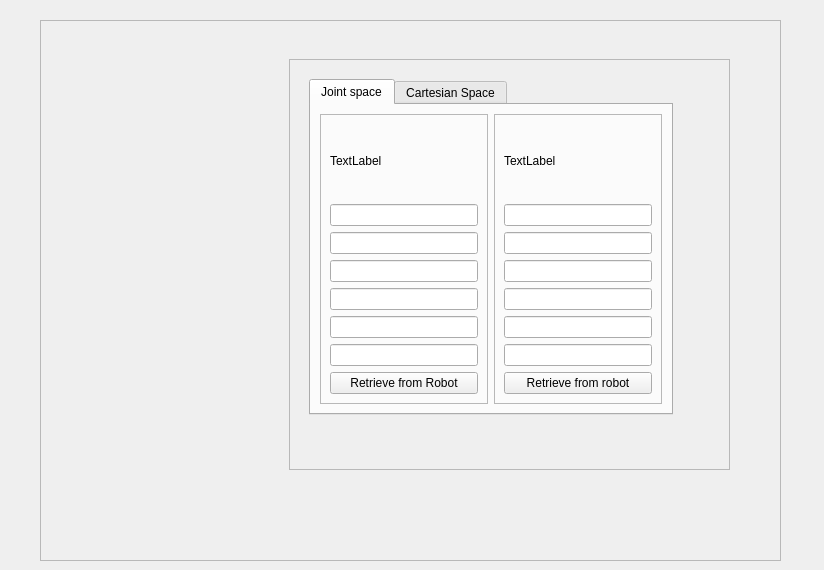
<?xml version="1.0" encoding="UTF-8"?>
<ui version="4.0">
 <class>Form</class>
 <widget class="QWidget" name="Form">
  <property name="geometry">
   <rect>
    <x>0</x>
    <y>0</y>
    <width>824</width>
    <height>570</height>
   </rect>
  </property>
  <property name="windowTitle">
   <string>Form</string>
  </property>
  <widget class="QFrame" name="frame">
   <property name="geometry">
    <rect>
     <x>40</x>
     <y>20</y>
     <width>741</width>
     <height>541</height>
    </rect>
   </property>
   <property name="frameShape">
    <enum>QFrame::StyledPanel</enum>
   </property>
   <property name="frameShadow">
    <enum>QFrame::Raised</enum>
   </property>
   <widget class="QFrame" name="frame_3">
    <property name="geometry">
     <rect>
      <x>249</x>
      <y>39</y>
      <width>441</width>
      <height>411</height>
     </rect>
    </property>
    <property name="frameShape">
     <enum>QFrame::StyledPanel</enum>
    </property>
    <property name="frameShadow">
     <enum>QFrame::Raised</enum>
    </property>
    <widget class="QTabWidget" name="tabWidget">
     <property name="geometry">
      <rect>
       <x>20</x>
       <y>20</y>
       <width>364</width>
       <height>336</height>
      </rect>
     </property>
     <property name="currentIndex">
      <number>0</number>
     </property>
     <widget class="QWidget" name="jointspace">
      <attribute name="title">
       <string>Joint space</string>
      </attribute>
      <layout class="QGridLayout" name="gridLayout_7">
       <item row="0" column="0">
        <widget class="QFrame" name="frame_4">
         <property name="frameShape">
          <enum>QFrame::StyledPanel</enum>
         </property>
         <property name="frameShadow">
          <enum>QFrame::Raised</enum>
         </property>
         <layout class="QGridLayout" name="gridLayout_3">
          <item row="1" column="0">
           <widget class="QLineEdit" name="lineEdit"/>
          </item>
          <item row="3" column="0">
           <widget class="QLineEdit" name="lineEdit_3"/>
          </item>
          <item row="6" column="0">
           <widget class="QLineEdit" name="lineEdit_6"/>
          </item>
          <item row="2" column="0">
           <widget class="QLineEdit" name="lineEdit_2"/>
          </item>
          <item row="4" column="0">
           <widget class="QLineEdit" name="lineEdit_4"/>
          </item>
          <item row="7" column="0">
           <widget class="QPushButton" name="pushButton">
            <property name="text">
             <string>Retrieve from Robot</string>
            </property>
           </widget>
          </item>
          <item row="5" column="0">
           <widget class="QLineEdit" name="lineEdit_5"/>
          </item>
          <item row="0" column="0">
           <widget class="QLabel" name="label">
            <property name="text">
             <string>TextLabel</string>
            </property>
           </widget>
          </item>
         </layout>
        </widget>
       </item>
       <item row="0" column="1">
        <widget class="QFrame" name="frame_5">
         <property name="frameShape">
          <enum>QFrame::StyledPanel</enum>
         </property>
         <property name="frameShadow">
          <enum>QFrame::Raised</enum>
         </property>
         <layout class="QGridLayout" name="gridLayout_2">
          <item row="2" column="0">
           <widget class="QLineEdit" name="lineEdit_12"/>
          </item>
          <item row="7" column="0">
           <widget class="QPushButton" name="pushButton_2">
            <property name="text">
             <string>Retrieve from robot</string>
            </property>
           </widget>
          </item>
          <item row="5" column="0">
           <widget class="QLineEdit" name="lineEdit_9"/>
          </item>
          <item row="4" column="0">
           <widget class="QLineEdit" name="lineEdit_8"/>
          </item>
          <item row="1" column="0">
           <widget class="QLineEdit" name="lineEdit_11"/>
          </item>
          <item row="6" column="0">
           <widget class="QLineEdit" name="lineEdit_10"/>
          </item>
          <item row="3" column="0">
           <widget class="QLineEdit" name="lineEdit_7"/>
          </item>
          <item row="0" column="0">
           <widget class="QLabel" name="label_2">
            <property name="text">
             <string>TextLabel</string>
            </property>
           </widget>
          </item>
         </layout>
        </widget>
       </item>
      </layout>
     </widget>
     <widget class="QWidget" name="cartesianSpace">
      <attribute name="title">
       <string>Cartesian Space</string>
      </attribute>
      <layout class="QGridLayout" name="gridLayout_6">
       <item row="0" column="0">
        <widget class="QFrame" name="frame_6">
         <property name="frameShape">
          <enum>QFrame::StyledPanel</enum>
         </property>
         <property name="frameShadow">
          <enum>QFrame::Raised</enum>
         </property>
         <layout class="QGridLayout" name="gridLayout_4">
          <item row="3" column="0">
           <widget class="QLineEdit" name="lineEdit_14"/>
          </item>
          <item row="7" column="0">
           <widget class="QLineEdit" name="lineEdit_15"/>
          </item>
          <item row="2" column="0">
           <widget class="QLineEdit" name="lineEdit_16"/>
          </item>
          <item row="4" column="0">
           <widget class="QLineEdit" name="lineEdit_17"/>
          </item>
          <item row="8" column="0">
           <widget class="QPushButton" name="pushButton_3">
            <property name="text">
             <string>Retrieve from Robot</string>
            </property>
           </widget>
          </item>
          <item row="6" column="0">
           <widget class="QLineEdit" name="lineEdit_18"/>
          </item>
          <item row="0" column="0">
           <widget class="QLabel" name="label_3">
            <property name="text">
             <string>TextLabel</string>
            </property>
           </widget>
          </item>
          <item row="1" column="0">
           <widget class="QLineEdit" name="lineEdit_13"/>
          </item>
          <item row="5" column="0">
           <widget class="QLineEdit" name="lineEdit_25"/>
          </item>
         </layout>
        </widget>
       </item>
       <item row="0" column="1">
        <widget class="QFrame" name="frame_7">
         <property name="frameShape">
          <enum>QFrame::StyledPanel</enum>
         </property>
         <property name="frameShadow">
          <enum>QFrame::Raised</enum>
         </property>
         <layout class="QGridLayout" name="gridLayout_5">
          <item row="1" column="0">
           <widget class="QLineEdit" name="lineEdit_19"/>
          </item>
          <item row="2" column="0">
           <widget class="QLineEdit" name="lineEdit_22"/>
          </item>
          <item row="4" column="0">
           <widget class="QLineEdit" name="lineEdit_23"/>
          </item>
          <item row="8" column="0">
           <widget class="QPushButton" name="pushButton_4">
            <property name="text">
             <string>Retrieve from Robot</string>
            </property>
           </widget>
          </item>
          <item row="6" column="0">
           <widget class="QLineEdit" name="lineEdit_24"/>
          </item>
          <item row="0" column="0">
           <widget class="QLabel" name="label_4">
            <property name="text">
             <string>TextLabel</string>
            </property>
           </widget>
          </item>
          <item row="7" column="0">
           <widget class="QLineEdit" name="lineEdit_21"/>
          </item>
          <item row="3" column="0">
           <widget class="QLineEdit" name="lineEdit_20"/>
          </item>
          <item row="5" column="0">
           <widget class="QLineEdit" name="lineEdit_26"/>
          </item>
         </layout>
        </widget>
       </item>
      </layout>
     </widget>
    </widget>
   </widget>
  </widget>
 </widget>
 <resources/>
 <connections/>
</ui>
